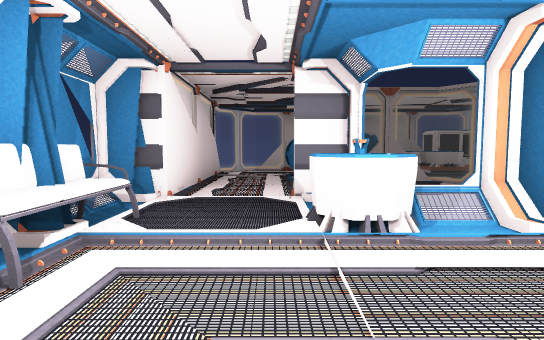
View 1 (above)

13 first-person views from a walk through a Unity game level. The camera is 1.5 m above the floor, tilts 4° down and sees 80° across. Doors are open. The floor is counted in squares, 2 m on a side. Each view is taken from the middle of a square. On the plan, view 1 faces up. The plan holds only what a view shows up to about 11 squares ahead; the rest is blank. Some surface patterns are stand-ins.

View 2
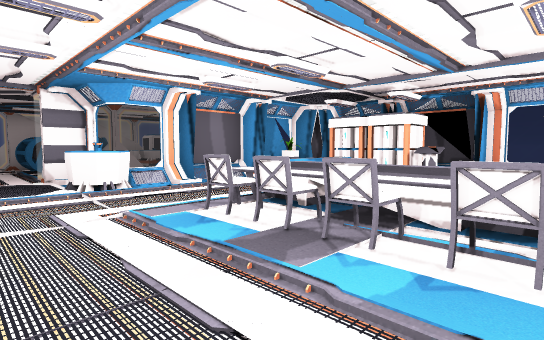

View 3
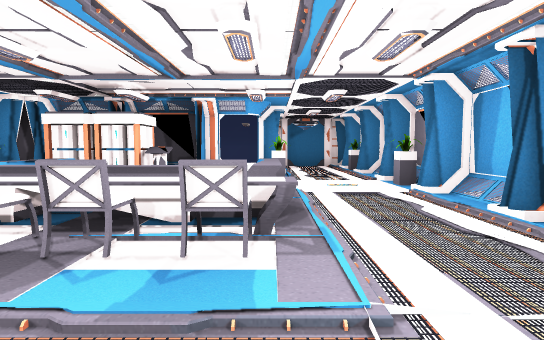

View 4
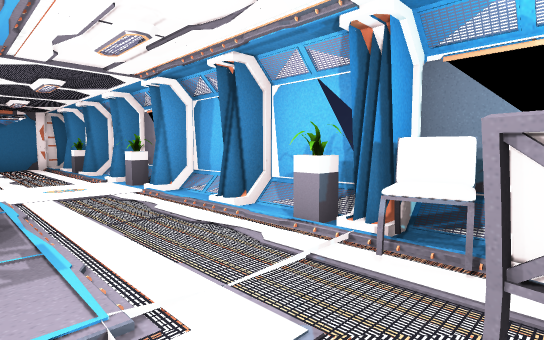

View 5
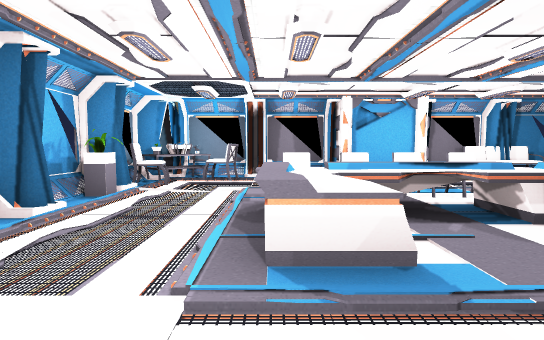

View 6
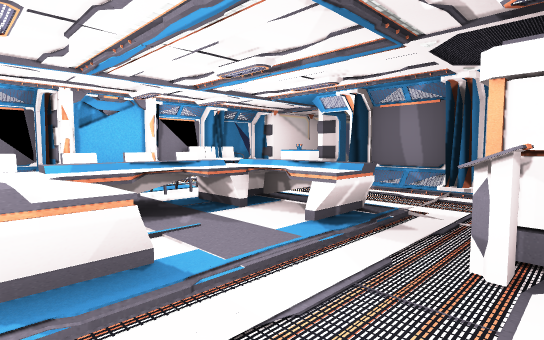

View 7
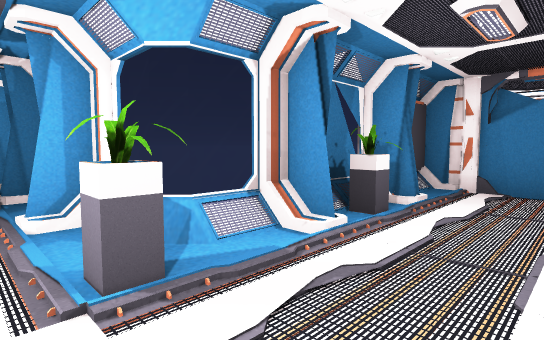

View 8
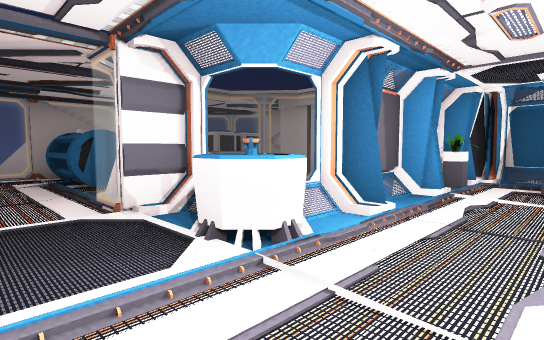

View 9
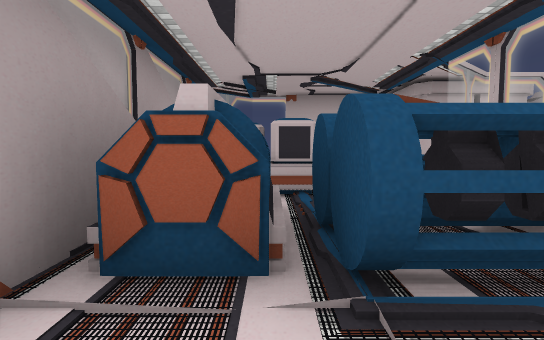

View 10
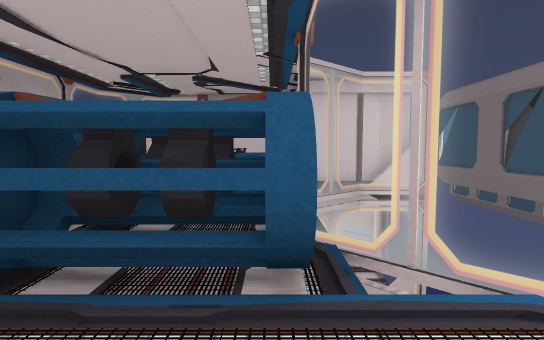

View 11
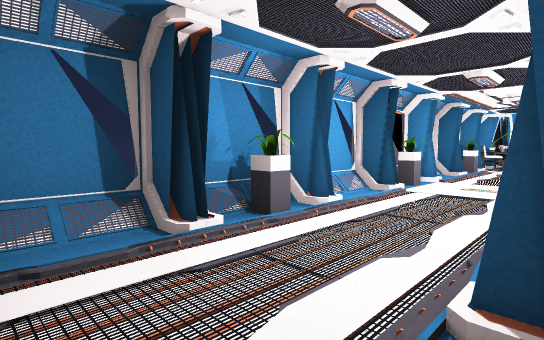

View 12
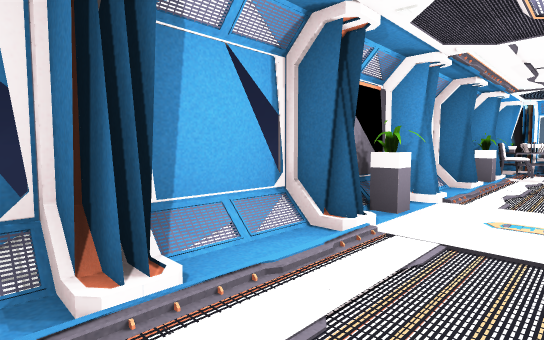

View 13
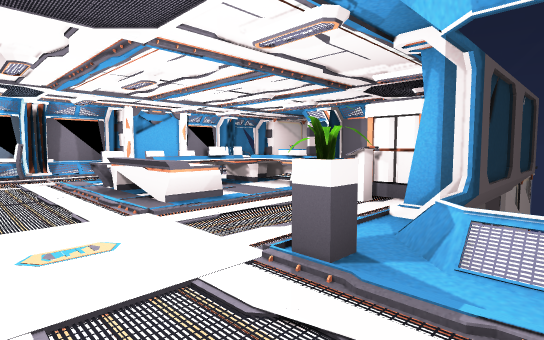

### Floor plan
Key: @ floor where view 1 was taken; # wall or solid block; . main floor; : floor 0.25 m higher than the main floor; / step, stairs or slope; D open door; = window, fence, low wall or low ledge; C container; S sofa; P plant; F fridge; H chair; N console; O other object.
Columns run from 3 left of view 1 to 12 right of it. Each row starts with its distance up from view 1.
 11   ###  ##
 10  #=.OOOCO
  9  #..OOOCOO#
  8  =..OOOOCC#
  7  =..OOOO  #
  6  =..=  =OO
  5 ##DD=# ##
  4 #/DD/####O
  3 ##..O=.#.P##
  2  S......../#
  1 #........F
  0  #.@HOOO.F#
 -1  O..HO...N##
 -2 #...HO..../### #
 -3 #....OOO..P=P=..
 -4 ##H..........DDO
 -5  #OH.........DD/
 -6  ###P#/:##/#P#/:
 -7    #############

Positions as (right, up) in squares from view 1, and headings:
1: (0, 0), facing up
2: (-1, -3), facing up-right
3: (-1, -3), facing right
4: (-1, -3), facing down-right
5: (6, -3), facing left
6: (6, -3), facing up-left
7: (6, -5), facing up-right
8: (-1, 1), facing up-right
9: (-1, 9), facing right
10: (-1, 7), facing right
11: (12, -3), facing down-left
12: (9, -4), facing down-left
13: (8, -5), facing up-left
